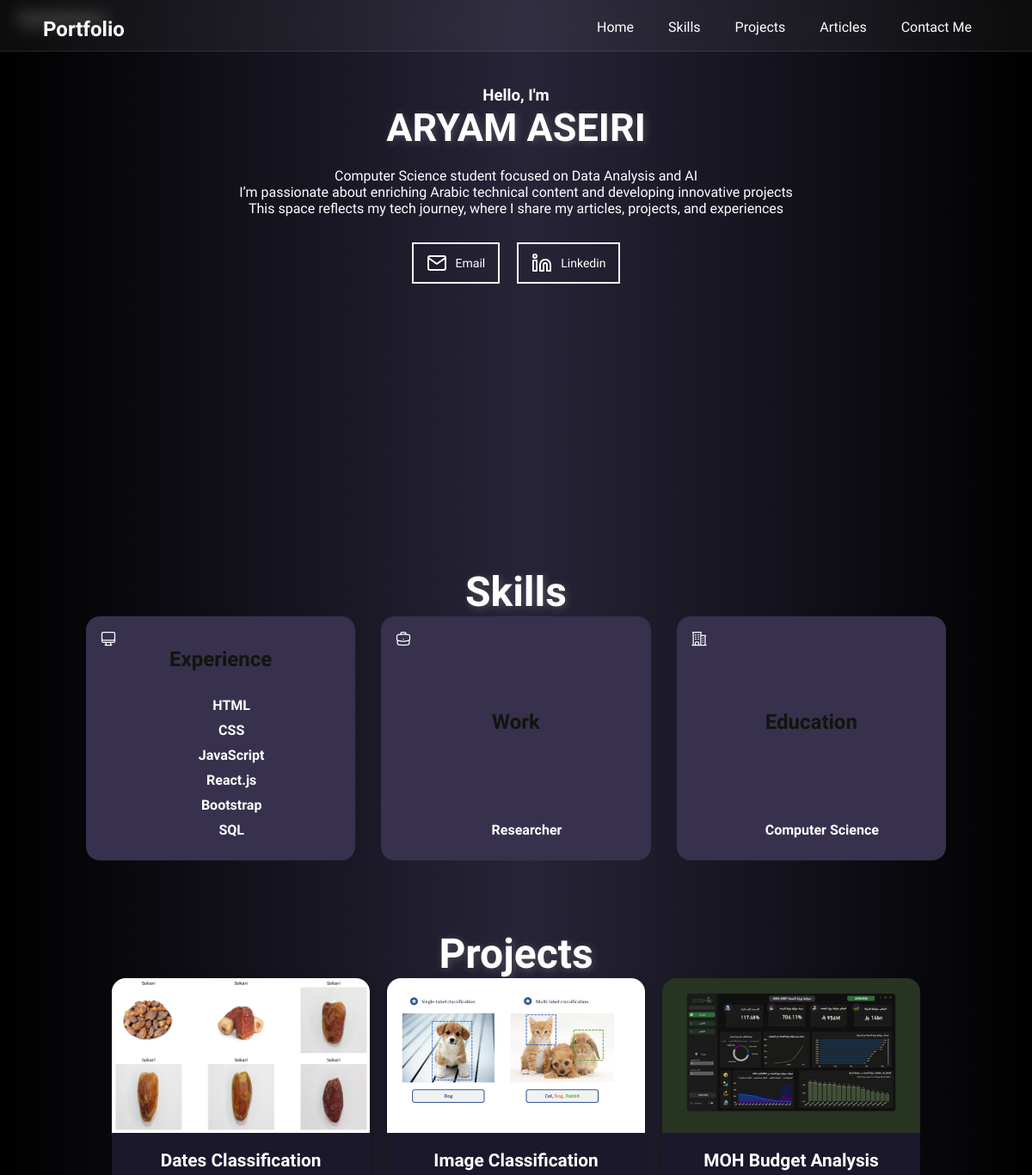
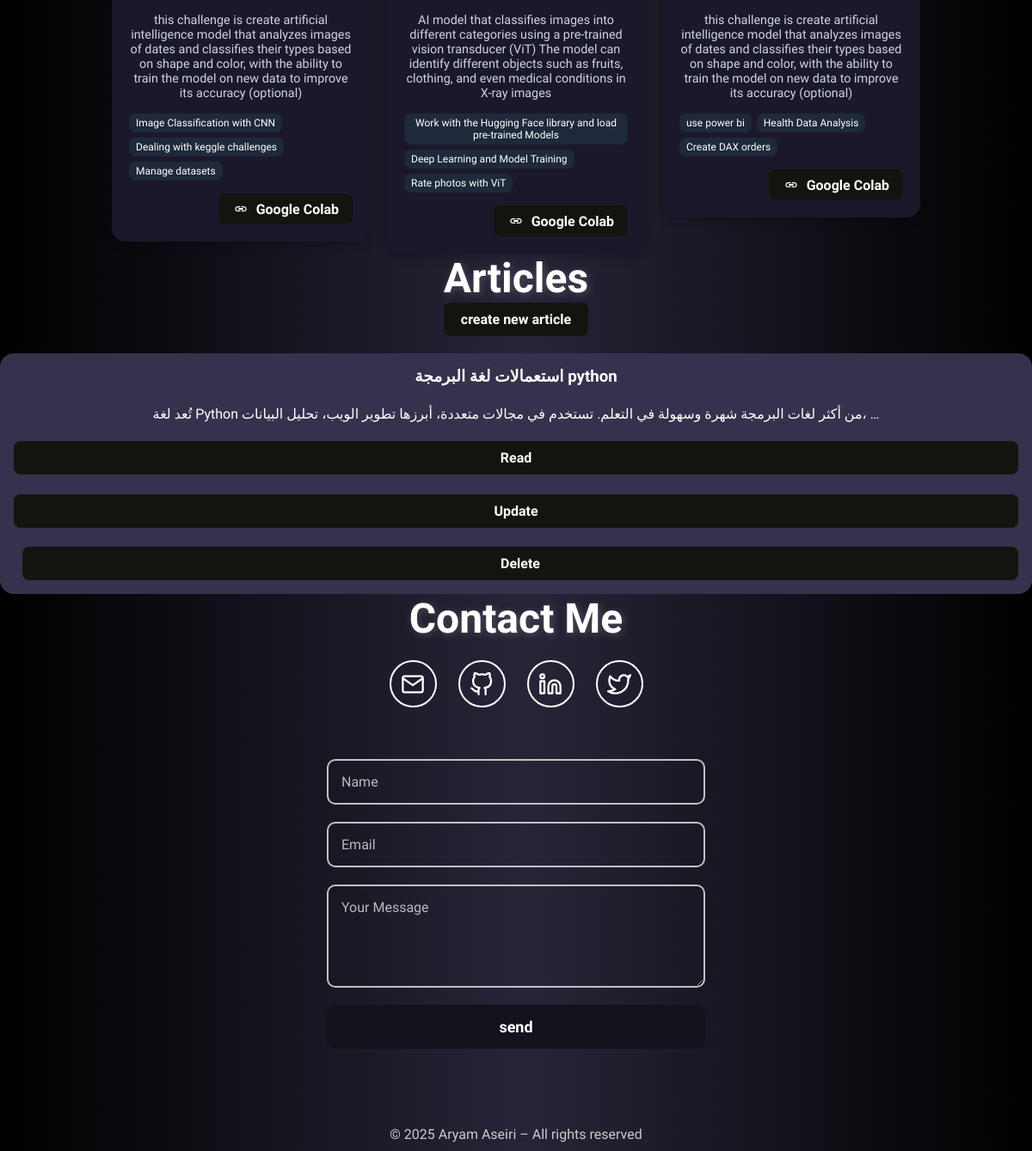
The page / on the database its author committed (2 pictures, top to bottom).
### portfolio/models.py (models this page shows, shortened)
class Blog(models.Model):
    title = models.CharField(max_length=200)
    content = models.TextField()
    image = models.ImageField(upload_to='blog_images/', null=True, blank=True)
    created_at = models.DateTimeField(auto_now_add=True)

### portfolio/views.py (the view)
# urls.py: path('', views.Home, name='home'),
def Home(request):
    blogs = Blog.objects.all()
    return render(request, 'portfolio/Home.html', {'blogs': blogs})

### portfolio/templates/portfolio/Home.html (shortened to what this page needs)
{% extends 'portfolio/base.html' %}
{% load static %}
{% block content %}
<link href="https://unpkg.com/aos@2.3.1/dist/aos.css" rel="stylesheet">
  <link rel="stylesheet" href="{% static 'portfolio/style.css' %}">
<header class="navbar">
    <div class="container">
        <nav class="nav-links">
      <a href="{% url 'Home' %}#Contact"> Contact Me</a>
          <a href="{% url 'Home' %}#Blog"> Articles</a>
          <a href="{% url 'Home' %}#Projects"> Projects</a>
          <a href="{% url 'Home' %}#Skill">Skills</a>
          <a href="{% url 'Home' %}"> Home</a>
      </nav>
      <div class="site-logo">Portfolio</div>
    </div>
   </header>
<section class="hero hero-intro">
        <h3 class="fade-in">Hello, I'm</h3>
    <h1 class="fade-in">ARYAM ASEIRI</h1>
    <h class="fade-in">Computer Science student focused on Data Analysis and AI <br>
        I’m passionate about enriching Arabic technical content and developing innovative projects <br>
        This space reflects my tech journey, where I share my articles, projects, and experiences</h>
    <div  class="contact-container">
  <a href="mailto:aryamaseiri@gmail.com" class="contact-box" target="_blank">
    <img src="{% static 'portfolio/mail.svg' %}" alt="Email">
    <span>Email</span>
  </a>
  <a href="https://www.linkedin.com/in/aryamaseiri" class="contact-box" target="_blank">
    <img src="{% static 'portfolio/linkedin.svg' %}" alt="LinkedIn">
    <span>Linkedin</span>
  </a>
</div>
    </section>
 <section class="hero">
</section>
 <section class="skills">
  <h1>Skills </h1>
  <div class="skills-grid">
    <div class="card experience">
      <i class="icon">
      </i>
      <h3>Experience</h3>
      <ul>
        <li>HTML</li>
        <li>CSS</li>
        <li>JavaScript</li>
        <li>React.js</li>
        <li>Bootstrap</li>
        <li>SQL</li>
      </ul>
    </div>
    <div class="card experience">
      <i class="icon">
      </i>
      <h3>Work</h3>
      <ul>
        <li>Researcher</li>
      </ul>
    </div>
    <div class="card experience">
      <i class="icon">
      </i>
      <h3>Education</h3>
      <ul>
        <li>Computer Science</li>
      </ul>
    </div>
  </div>
</section>
            <h1>Projects </h1>
    <div class="card-container">
  <div class="project-card">
    <img src="{% static 'portfolio/Dates1.jpg' %}" alt="Dates Project">
      <span class="coming-soon">Dal challenge</span>
    <div class="project-content">
      <div class="project-title">Dates Classification</div>
      <div class="project-description">
this challenge is create artificial intelligence model that analyzes images of dates and classifies their types based on shape and color, with the ability to train the model on new data to improve its accuracy (optional)      </div>
      <div class="tags">
        <span>Image Classification with CNN</span>
                  <span>Dealing with keggle challenges</span>
                  <span>Manage datasets</span>
                </div>
<a href="https://colab.research.google.com" class="browse-btn" target="_blank" style="display: flex; align-items: center; gap: 8px;">
  Google Colab
</a>
      </div>
    </div>
        <div class="project-card">
    <img src="{% static 'portfolio/project2.jpg' %}" alt="Project 2">
      <span class="coming-soon">tuwaiq academy</span>
    <div class="project-content">
      <div class="project-title">Image Classification</div>
      <div class="project-description">
AI model that classifies images into different categories using a pre-trained vision transducer (ViT) The model can identify different objects such as fruits, clothing, and even medical conditions in X-ray images
      </div>
      <div class="tags">
        <span>Work with the Hugging Face library and load pre-trained Models</span>
                            <span>Deep Learning and Model Training</span>
                  <span>Rate photos with ViT</span>
                          </div>
          <a href="https://colab.research.google.com/github/ProAryam-X100/Image-classification-project-using-Vision-Transformer-ViT-in-Hugging-Face-/blob/main/image_classification_project_using_vision_transformer_vit_in_hugging_face.ipynb" class="browse-btn" target="_blank" style="display: flex; align-items: center; gap: 8px;">
  Google Colab
</a>
    </div>
        </div>
  <div class="project-card">
    <img src="{% static 'portfolio/project4.jpg' %}" alt="Dates Project">
      <span class="coming-soon">Power BI Challenge</span>
    <div class="project-content">
      <div class="project-title">MOH Budget Analysis</div>
      <div class="project-description">
this challenge is create artificial intelligence model that analyzes images of dates and classifies their types based on shape and color, with the ability to train the model on new data to improve its accuracy (optional)      </div>
      <div class="tags">
        <span>use power bi</span>
                  <span>Health Data Analysis</span>
                  <span>Create DAX orders</span>
                </div>
<a href="https://colab.research.google.com" class="browse-btn" target="_blank" style="display: flex; align-items: center; gap: 8px;">
  Google Colab
</a>
      </div>
    </div>
        </div>
<section id="Blog">
  <section class="cards-section">
    <h1>Articles</h1>
    <div style="text-align: center; margin-bottom: 20px;">
      <a href="{% url 'blog_create' %}" class="btn">create new article</a>
    </div>
    <div class="cards-section">
      {% for blog in blogs %}
        <div class="card">
          <h3>{{ blog.title }}</h3>
          <p>{{ blog.content|truncatewords:20 }}</p>
          <a href="{% url 'blog_detail' blog.id %}" class="btn">Read</a>
          <a href="{% url 'blog_update' blog.pk %}" class="btn">Update</a>
<a href="{% url 'blog_delete' blog.pk %}" class="btn btn-danger" style="margin-left: 10px;">Delete</a>
        </div>
      {% empty %}
        <p>There are no articles currently</p>
      {% endfor %}
    </div>
  </section>
</section>
<section id="Contact">
  <section class="Contact">
    <h1>Contact Me </h1>
    <div class="social-icons">
      <a href="mailto:aryamaseiri@gmail.com" class="social-icon" target="_blank">
        <img src="{% static 'portfolio/mail.svg' %}" alt="Email">
      </a>
      <a href="https://github.com/ProAryam-X100" class="social-icon" target="_blank">
        <img src="{% static 'portfolio/github.svg' %}" alt="GitHub">
      </a>
      <a href="https://www.linkedin.com/in/aryamaseiri" class="social-icon" target="_blank">
        <img src="{% static 'portfolio/linkedin.svg' %}" alt="LinkedIn">
      </a>
      <a href="https://x.com/ill_Ar100?t=t5L0TcxJanNcci84STBQTg&s=09" class="social-icon" target="_blank">
        <img src="{% static 'portfolio/twitter.svg' %}" alt="X (Twitter)">
      </a>
    </div>
<form class="contact-form">
<input type="text" placeholder="Name" required>
<input type="email" placeholder="Email" required>
<textarea placeholder="Your Message" required></textarea>
<button type="submit">send</button>
</form>
  </section>
</section>
{% endblock %}

### portfolio/templates/portfolio/base.html (shortened to what this page needs)
<!DOCTYPE html>
{% load static %}
<html lang="en">
  <link rel="stylesheet" href="{% static 'portfolio/style.css' %}">
  <link rel="stylesheet" href="https://cdnjs.cloudflare.com/ajax/libs/font-awesome/6.5.1/css/all.min.css">
    <main>
        {% block content %}{% endblock %}
    </main>
    <footer>
  <p>© 2025 Aryam Aseiri – All rights reserved</p>
</footer>
</body>
</html>

### portfolio/static/portfolio/style.css (style rules this page uses)
.hero { padding: 100px 20px 60px; text-align: center; }
.hero h1 { font-size: 36px; margin-bottom: 20px; }
.btn { display: inline-block; padding: 12px 24px; background-color: #13111c; color: white; text-decoration: none; border-radius: 10px; transition: 0.3s ease; }
.hero h1 { font-size: 45px; margin-bottom: 20px; }
h1 { font-size: 3rem; color: white; text-shadow: 2px 2px 10px rgba(255, 255, 255, 0.2); text-align: center; }
.project-description { color: white; text-align: center; font-size: 18px; margin-top: 10px; }
footer { text-align: center; padding: 15px; color: white; position: relative; bottom: 0; width: 100%; font-size: 16px; text-align: center; margin-top: 50px; padding: 10px; color: #ccc; }
.btn { padding: 10px 20px; background-color: #13140f; color: white; border-radius: 8px; text-decoration: none; display: inline-block; font-weight: bold; }
.social-icons { display: flex; justify-content: center; gap: 25px; margin-top: 20px; }
.social-icon { width: 55px; height: 55px; border: 2px solid white; border-radius: 50%; display: flex; align-items: center; justify-content: center; transition: background-color 0.3s ease; text-decoration: none; }
.social-icon img { width: 28px; height: 28px; transition: filter 0.3s ease; filter: brightness(0) invert(1); }
.social-icon { color: white; }
.fade-in { opacity: 0; animation: fadeIn 2s ease-in forwards; animation-delay: 0.5s; }
.navbar { justify-content: space-between; align-items: center; flex-direction: row-reverse; padding: 10px 30px; background-color: #28304; direction: rtl; }
.nav-links a { color: white; margin-right: 20px; text-decoration: none; }
.coming-soon { position: absolute; top: 10px; left: 10px; background-color: rgba(0, 0, 0, 0.6); padding: 5px 12px; border-radius: 20px; font-size: 12px; color: #fff; }
.tags { display: flex; flex-wrap: wrap; gap: 10px; }
.tags span { padding: 6px 14px; border-radius: 999px; font-size: 13px; background-color: rgba(0, 0, 0, 0.08); }
.contact-form { padding: 30px; border-radius: 12px; width: 100%; max-width: 500px; margin: 30px auto; display: flex; flex-direction: column; gap: 20px; }
* { font-family: 'Tajawal', sans-serif; }
.contact-form input, .contact-form textarea { padding: 15px; border: 2px solid #c1c2c0; border-radius: 10px; background-color: transparent; color: white; font-size: 16px; }
.contact-form input::placeholder, .contact-form textarea::placeholder { color: #bbb; }
.contact-form textarea { min-height: 120px; resize: vertical; }
.contact-form button { background-color: #13111c; color: white; border: none; padding: 15px; border-radius: 10px; font-size: 18px; font-weight: bold; cursor: pointer; transition: background-color 0.3s ease; }
.skills { padding: 80px 20px; color: white; text-align: center; }
.skills-grid { display: grid; grid-template-columns: repeat(auto-fit, minmax(280px, 1fr)); gap: 30px; max-width: 1000px; margin: auto; }
.browse-btn { display: inline-flex; align-items: center; gap: 6px; margin-top: 16px; background-color: #37314d; color: white; font-weight: bold; padding: 10px 16px; border-radius: 10px; text-decoration: none; transition: background 0.3s ease; }
.card { display: flex; flex-direction: column; justify-content: space-between; background-color: #37314d; border-radius: 16px; padding: 16px; min-height: 280px; box-shadow: 0 0 0 transparent; transition: transform 0.3s ease; }
.experience h3 { color: #13140f; font-size: 24px; margin-bottom: 20px; }
.experience ul { list-style: none; padding: 0; }
.experience li { margin: 10px 0; font-weight: bold; position: relative; padding-left: 25px; }
.project-card { display: flex; flex-direction: column; }
.project-content { flex-grow: 1; display: flex; flex-direction: column; }
.browse-btn { margin-top: auto; align-self: flex-end; }

### rows shown on the page
Blog: title "استعمالات لغة البرمجة python", content "تُعد لغة Python من أكثر لغات البرمجة شهرة وسهولة في التعلم. تستخدم في مجالات متعددة، أبرزها تطوير الويب، تحليل البيانات، …"
